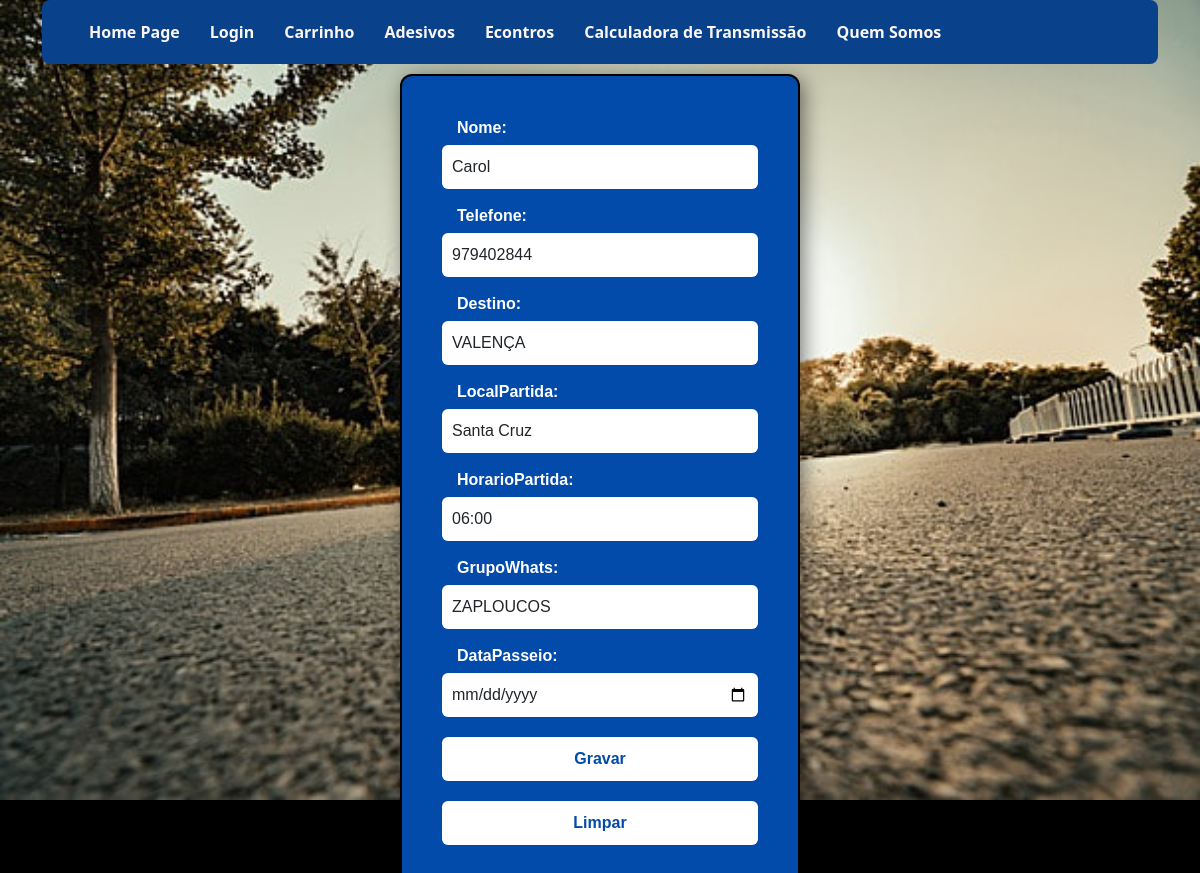
The app's page /Cadastro/alterar_passeio/3 with its own data.
### Cadastro/models.py (models this page shows, shortened)
class Cad_Passeios(models.Model):
    nome = models.CharField(max_length=100)
    telefone = models.CharField(max_length=20)
    destino = models.CharField(max_length=100)
    localPartida = models.CharField(max_length=100)
    horarioPartida = models.CharField(max_length=5)
    grupoWhats = models.CharField(max_length=100)
    DataPasseio = models.DateField(null=True, blank=True)

### Cadastro/views.py (the view)
# urls.py: path('alterar_passeio/<int:codigo>',views.alterar_passeio , name='alterar_passeio'),
def alterar_passeio(request, codigo):
    passeio = Cad_Passeios.objects.get(id = codigo)
    if request.method == 'POST':
        form = PasseiosForm(request.POST , instance=passeio)
        if form.is_valid():
            form.save()
            return redirect('listar_passeios')
    form = PasseiosForm(instance=passeio)
    return render (request, 'incluir_Passeios.html',{'formulario': form})

### Cadastro/forms.py
class PasseiosForm(forms.ModelForm):
    class Meta:
        model = Cad_Passeios
        fields = '__all__'
        widgets = {
            'nome': forms.TextInput(attrs={'class': 'form-control', 'placeholder': 'Seu nome'}),
            'telefone': forms.TextInput(attrs={'class': 'form-control', 'placeholder': '(00) 00000-0000'}),
            'destino': forms.TextInput(attrs={'class': 'form-control', 'placeholder': 'Destino do passeio'}),
            'localPartida': forms.TextInput(attrs={'class': 'form-control', 'placeholder': 'Local de partida'}),
            'horarioPartida': forms.TimeInput(attrs={'class': 'form-control', 'placeholder': 'HH:MM'}),
            'grupoWhats': forms.TextInput(attrs={'class': 'form-control', 'placeholder': 'Link do grupo do WhatsApp'}),
            'DataPasseio': forms.DateInput(attrs={'class': 'form-control', 'placeholder': 'dd/mm/aaaa', 'type': 'date'}),
        }

### Cadastro/templates/incluir_Passeios.html (shortened to what this page needs)
{% extends 'pagina_secundaria.html' %}
{% block content %}
    <form method="post" class = "agendar">
        {{ formulario }}
        <input type="submit" value="Gravar" />
        <input type="reset" value="Limpar" />
    </form>
{% endblock %}

### Arquivos/estilo/estilo.css (style rules this page uses)
label { margin-left: 15px; }
form.agendar { background-color: rgb(2, 75, 171); border: solid 2px #000000; box-shadow: 4px 4px 20px rgba(0, 0, 0, 0.5); color: #fff; max-width: 400px; width: 90%; margin:10px auto; border-radius: 12px; padding: 30px 40px; font-family: Arial, sans-serif; box-sizing: border-box; }
form.agendar label { display: block; margin-top: 10px; font-weight: bold; }
form.agendar input[type="text"], form.agendar input[type="time"], form.agendar input[type="date"], form.agendar input[type="submit"], form.agendar input[type="reset"] { width: 100%; padding: 10px; margin-top: 5px; margin-bottom: 15px; font-size: 16px; border: none; border-radius: 6px; box-sizing: border-box; }
form.agendar input[type="submit"], form.agendar input[type="reset"] { background-color: #fff; color: rgb(2, 75, 171); cursor: pointer; font-weight: bold; transition: 0.3s; }
body.pagina-secundaria { background-color: #000000; background-image: url(../imagem/pngtree-beautiful-woman-riding-a-motorcycle-at-dusk-image_808369.jpg); background-repeat: no-repeat; background-size: cover; background-position: center; height: 100vh; margin: 0; }

### records on screen
Cad_Passeios: nome "Carol", telefone "979402844", destino "VALENÇA", localPartida "Santa Cruz", horarioPartida "06:00", grupoWhats "ZAPLOUCOS"
